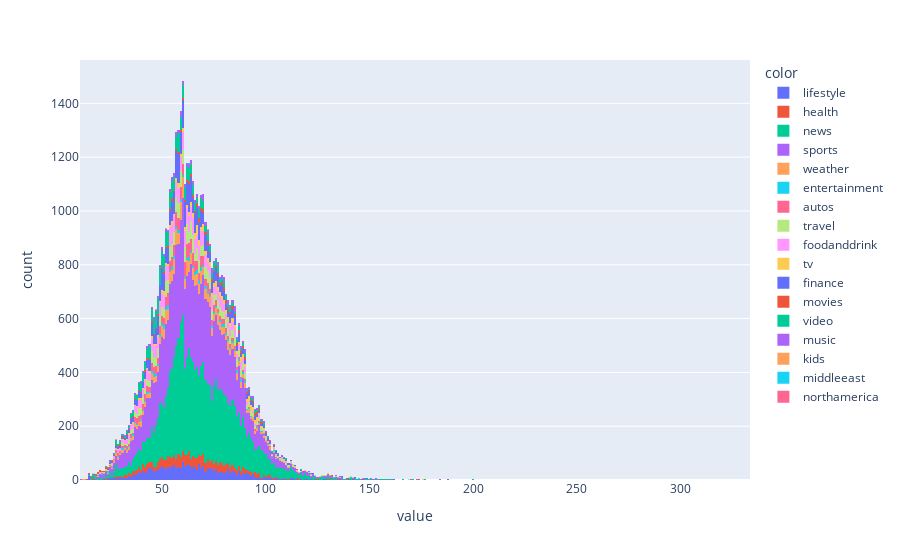

Notebook source saved alongside this figure:
### Code cell
t=[]
for i in data['Title']:
    t.append(len(i))
px.histogram(t,color=data['Category'])

### Figure 1 — Plotly figure (JSON) as saved in the notebook; plotly's stock layout.template omitted (floating-point values rounded to 4 significant figures; data arrays with more than 128 entries replaced by an {"elided": "..."} marker saying what was removed)
{"data": [{"alignmentgroup": "True", "bingroup": "x", "hovertemplate": "color=lifestyle<br>value=%{x}<br>count=%{y}<extra></extra>", "legendgroup": "lifestyle", "marker": {"color": "#636efa"}, "name": "lifestyle", "offsetgroup": "lifestyle", "orientation": "v", "showlegend": true, "type": "histogram", "x": {"elided": "2479 int values"}, "xaxis": "x", "yaxis": "y"}, {"alignmentgroup": "True", "bingroup": "x", "hovertemplate": "color=health<br>value=%{x}<br>count=%{y}<extra></extra>", "legendgroup": "health", "marker": {"color": "#EF553B"}, "name": "health", "offsetgroup": "health", "orientation": "v", "showlegend": true, "type": "histogram", "x": {"elided": "1885 int values"}, "xaxis": "x", "yaxis": "y"}, {"alignmentgroup": "True", "bingroup": "x", "hovertemplate": "color=news<br>value=%{x}<br>count=%{y}<extra></extra>", "legendgroup": "news", "marker": {"color": "#00cc96"}, "name": "news", "offsetgroup": "news", "orientation": "v", "showlegend": true, "type": "histogram", "x": {"elided": "15774 int values"}, "xaxis": "x", "yaxis": "y"}, {"alignmentgroup": "True", "bingroup": "x", "hovertemplate": "color=sports<br>value=%{x}<br>count=%{y}<extra></extra>", "legendgroup": "sports", "marker": {"color": "#ab63fa"}, "name": "sports", "offsetgroup": "sports", "orientation": "v", "showlegend": true, "type": "histogram", "x": {"elided": "14510 int values"}, "xaxis": "x", "yaxis": "y"}, {"alignmentgroup": "True", "bingroup": "x", "hovertemplate": "color=weather<br>value=%{x}<br>count=%{y}<extra></extra>", "legendgroup": "weather", "marker": {"color": "#FFA15A"}, "name": "weather", "offsetgroup": "weather", "orientation": "v", "showlegend": true, "type": "histogram", "x": {"elided": "2048 int values"}, "xaxis": "x", "yaxis": "y"}, {"alignmentgroup": "True", "bingroup": "x", "hovertemplate": "color=entertainment<br>value=%{x}<br>count=%{y}<extra></extra>", "legendgroup": "entertainment", "marker": {"color": "#19d3f3"}, "name": "entertainment", "offsetgroup": "entertainment", "orientation": "v", "showlegend": true, "type": "histogram", "x": {"elided": "587 int values"}, "xaxis": "x", "yaxis": "y"}, {"alignmentgroup": "True", "bingroup": "x", "hovertemplate": "color=autos<br>value=%{x}<br>count=%{y}<extra></extra>", "legendgroup": "autos", "marker": {"color": "#FF6692"}, "name": "autos", "offsetgroup": "autos", "orientation": "v", "showlegend": true, "type": "histogram", "x": {"elided": "1639 int values"}, "xaxis": "x", "yaxis": "y"}, {"alignmentgroup": "True", "bingroup": "x", "hovertemplate": "color=travel<br>value=%{x}<br>count=%{y}<extra></extra>", "legendgroup": "travel", "marker": {"color": "#B6E880"}, "name": "travel", "offsetgroup": "travel", "orientation": "v", "showlegend": true, "type": "histogram", "x": {"elided": "2350 int values"}, "xaxis": "x", "yaxis": "y"}, {"alignmentgroup": "True", "bingroup": "x", "hovertemplate": "color=foodanddrink<br>value=%{x}<br>count=%{y}<extra></extra>", "legendgroup": "foodanddrink", "marker": {"color": "#FF97FF"}, "name": "foodanddrink", "offsetgroup": "foodanddrink", "orientation": "v", "showlegend": true, "type": "histogram", "x": {"elided": "2551 int values"}, "xaxis": "x", "yaxis": "y"}, {"alignmentgroup": "True", "bingroup": "x", "hovertemplate": "color=tv<br>value=%{x}<br>count=%{y}<extra></extra>", "legendgroup": "tv", "marker": {"color": "#FECB52"}, "name": "tv", "offsetgroup": "tv", "orientation": "v", "showlegend": true, "type": "histogram", "x": {"elided": "889 int values"}, "xaxis": "x", "yaxis": "y"}, {"alignmentgroup": "True", "bingroup": "x", "hovertemplate": "color=finance<br>value=%{x}<br>count=%{y}<extra></extra>", "legendgroup": "finance", "marker": {"color": "#636efa"}, "name": "finance", "offsetgroup": "finance", "orientation": "v", "showlegend": true, "type": "histogram", "x": {"elided": "3107 int values"}, "xaxis": "x", "yaxis": "y"}, {"alignmentgroup": "True", "bingroup": "x", "hovertemplate": "color=movies<br>value=%{x}<br>count=%{y}<extra></extra>", "legendgroup": "movies", "marker": {"color": "#EF553B"}, "name": "movies", "offsetgroup": "movies", "orientation": "v", "showlegend": true, "type": "histogram", "x": {"elided": "606 int values"}, "xaxis": "x", "yaxis": "y"}, {"alignmentgroup": "True", "bingroup": "x", "hovertemplate": "color=video<br>value=%{x}<br>count=%{y}<extra></extra>", "legendgroup": "video", "marker": {"color": "#00cc96"}, "name": "video", "offsetgroup": "video", "orientation": "v", "showlegend": true, "type": "histogram", "x": {"elided": "2068 int values"}, "xaxis": "x", "yaxis": "y"}, {"alignmentgroup": "True", "bingroup": "x", "hovertemplate": "color=music<br>value=%{x}<br>count=%{y}<extra></extra>", "legendgroup": "music", "marker": {"color": "#ab63fa"}, "name": "music", "offsetgroup": "music", "orientation": "v", "showlegend": true, "type": "histogram", "x": {"elided": "769 int values"}, "xaxis": "x", "yaxis": "y"}, {"alignmentgroup": "True", "bingroup": "x", "hovertemplate": "color=kids<br>value=%{x}<br>count=%{y}<extra></extra>", "legendgroup": "kids", "marker": {"color": "#FFA15A"}, "name": "kids", "offsetgroup": "kids", "orientation": "v", "showlegend": true, "type": "histogram", "x": [47, 52, 28, 72, 64, 13, 30, 30, 57, 68, 70, 46, 38, 53, 33, 75, 17], "xaxis": "x", "yaxis": "y"}, {"alignmentgroup": "True", "bingroup": "x", "hovertemplate": "color=middleeast<br>value=%{x}<br>count=%{y}<extra></extra>", "legendgroup": "middleeast", "marker": {"color": "#19d3f3"}, "name": "middleeast", "offsetgroup": "middleeast", "orientation": "v", "showlegend": true, "type": "histogram", "x": [63, 49], "xaxis": "x", "yaxis": "y"}, {"alignmentgroup": "True", "bingroup": "x", "hovertemplate": "color=northamerica<br>value=%{x}<br>count=%{y}<extra></extra>", "legendgroup": "northamerica", "marker": {"color": "#FF6692"}, "name": "northamerica", "offsetgroup": "northamerica", "orientation": "v", "showlegend": true, "type": "histogram", "x": [73], "xaxis": "x", "yaxis": "y"}], "layout": {"barmode": "relative", "legend": {"title": {"text": "color"}, "tracegroupgap": 0}, "margin": {"t": 60}, "xaxis": {"anchor": "y", "domain": [0, 1], "title": {"text": "value"}}, "yaxis": {"anchor": "x", "domain": [0, 1], "title": {"text": "count"}}}}
